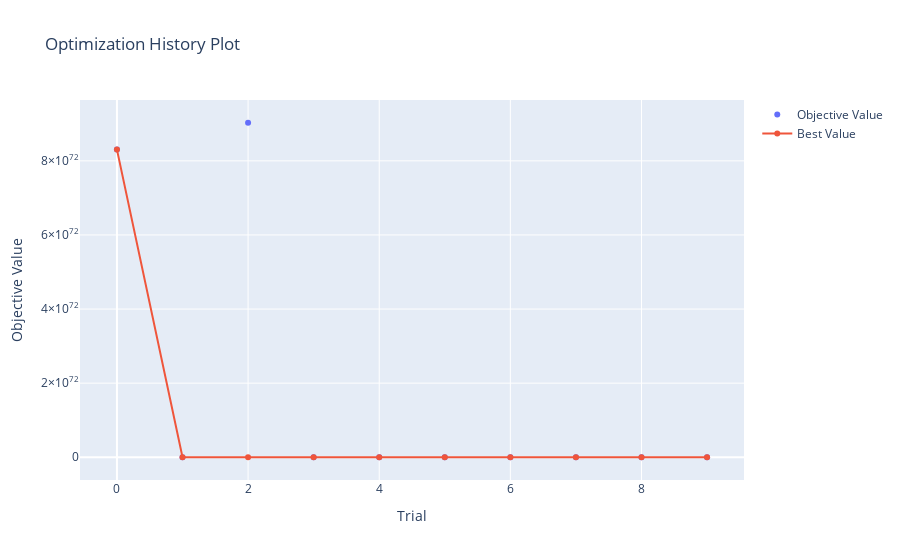

Source (notebook cell):
### Code cell
optuna.visualization.plot_optimization_history(find_params)

### Figure 1 — Plotly figure (JSON) as saved in the notebook; plotly's stock layout.template omitted (floating-point values rounded to 4 significant figures)
{"data": [{"mode": "markers", "name": "Objective Value", "type": "scatter", "x": [0, 1, 2, 3, 4, 5, 6, 7, 8, 9], "y": [8.304e+72, 0.00593, 9.029e+72, 0.00612, 0.0527, 0.01433, 0.0152, 0.01789, 0.02044, 0.004799]}, {"name": "Best Value", "type": "scatter", "x": [0, 1, 2, 3, 4, 5, 6, 7, 8, 9], "y": [8.304e+72, 0.00593, 0.00593, 0.00593, 0.00593, 0.00593, 0.00593, 0.00593, 0.00593, 0.004799]}], "layout": {"title": {"text": "Optimization History Plot"}, "xaxis": {"title": {"text": "Trial"}}, "yaxis": {"title": {"text": "Objective Value"}}}}
